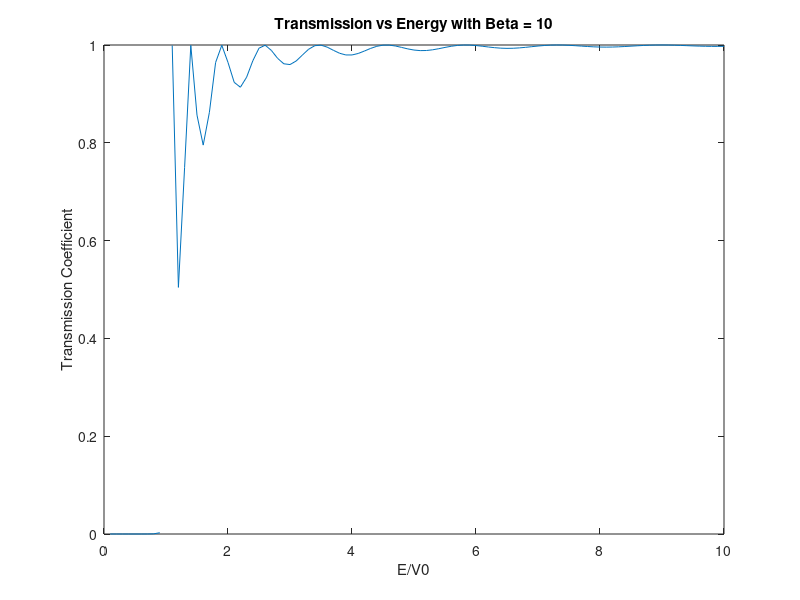

Write MATLAB code to recreate this figure.
format long
v1 = 0;
v3 = v1;
v2 = -1*(rand);
m = rand;
% E/v0
b = 10;
h_bar = 1.05457180013e-34;
d = (b * h_bar)/(sqrt(2*m*v2));
x = linspace(0.1,10,100);
E = x*v2;

for i = 1:length(x)
    k2 = (sqrt(2*m*(E(i)-v2)))/h_bar;
    a2 = (sqrt(2*m*(v2-E(i))))/h_bar;
    if E <= v2
        T(i)=(1+((v2^2)*(sin(k2*d))^2)/(4*(E(i)-v1)*(E(i)-v2)))^(-1);
    else
        T(i)=(1+ ((v2^2)*(sinh(a2*d))^2) /(4*(E(i)-v1)*(v2-E(i))))^(-1);
    end
end
for i = 1:length(T)
    if i == 1 || i == length(T)
        continue 
    end
    if T(i-1) < T(i) < T(i+1)
        max_vals(i) = x(i);
    end
end

figure
plot(x, T);
xlabel('E/V0');
ylabel('Transmission Coefficient');
title('Transmission vs Energy with Beta = 10');
